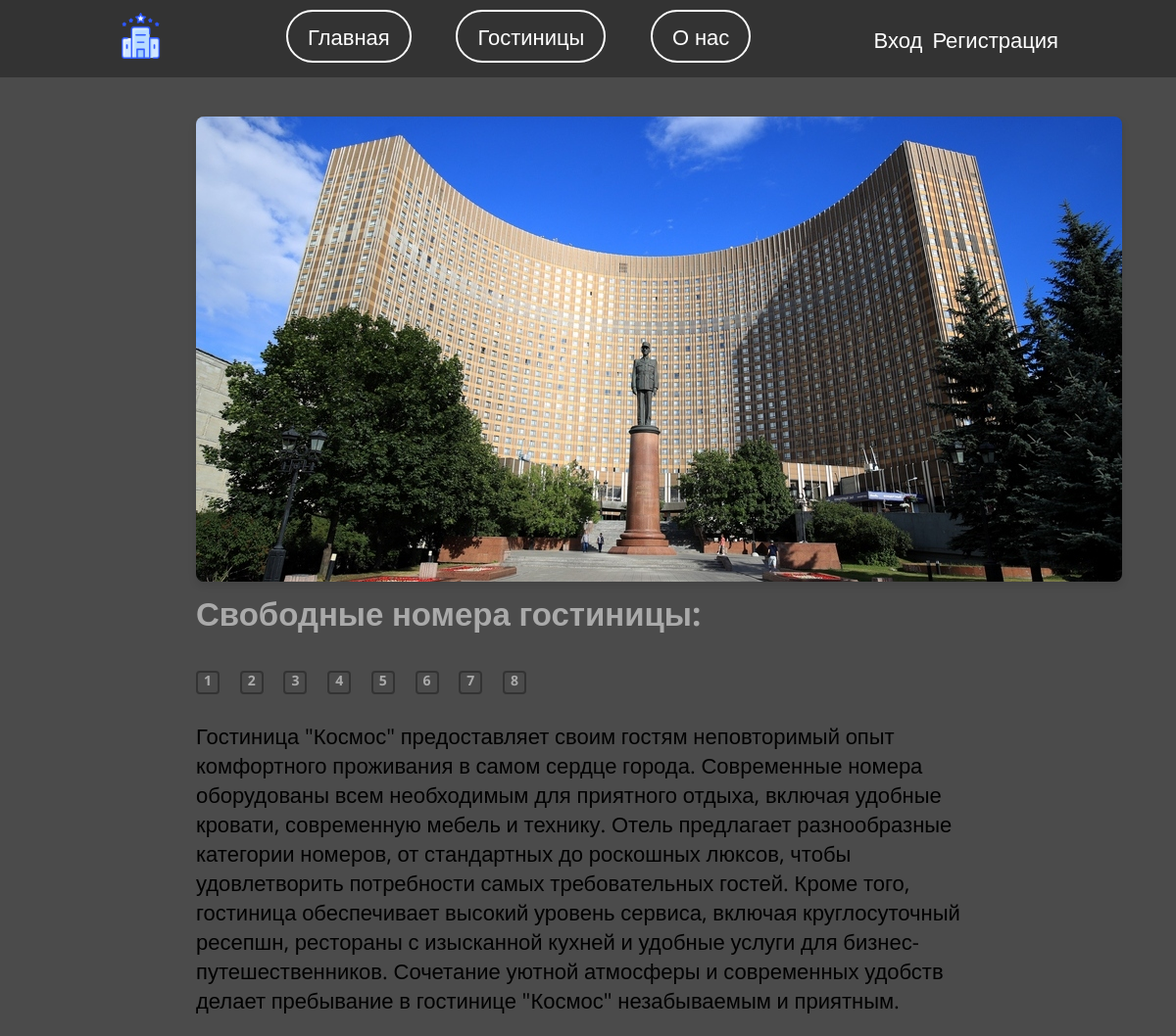
The page /catalog/kosmos/ on the database as committed earlier.
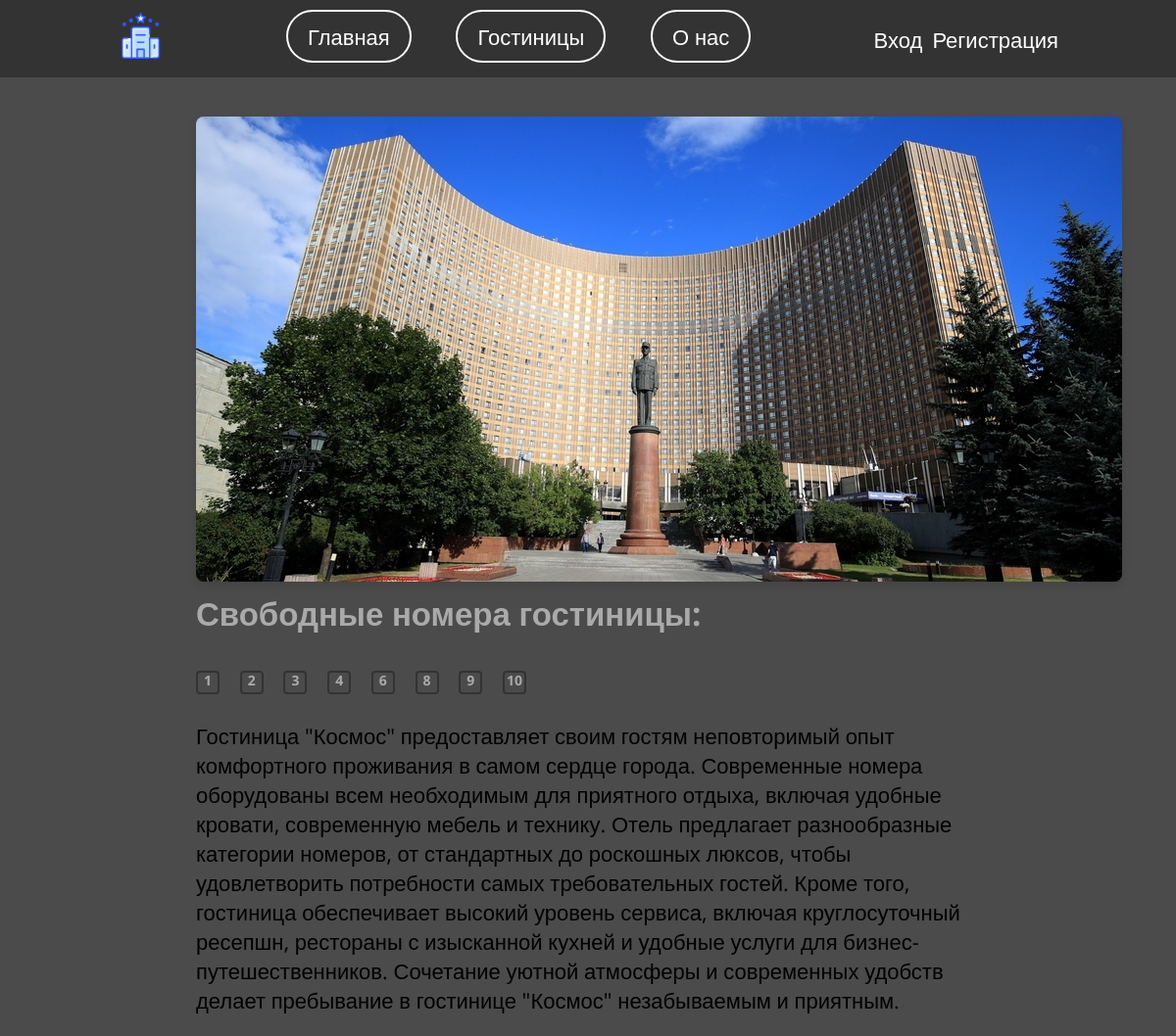
The same page on the database as committed later.
### gostinitsa/models.py (models this page shows, shortened)
class Room(models.Model):
    class Status(models.IntegerChoices):
        AVAILABLE = 1, 'Свободен'
        OCCUPIED = 0, 'Занят'
        INREQUEST = 2, 'В заявке на бронирование'
    hotel = models.ForeignKey(Gostinitsa, on_delete=models.CASCADE, verbose_name='Принадлежит гостинице')
    room_number = models.IntegerField(verbose_name='Номер комнаты')
    is_status = models.IntegerField(choices=Status.choices, default=Status.AVAILABLE, verbose_name='Статус')
    objects = models.Manager()
    status = StatusManager()
    class Meta:
        verbose_name = 'Комната'
        verbose_name_plural = 'Комнаты'
        ordering = ['room_number', 'hotel']
        unique_together = ['room_number', 'hotel']
        indexes = [models.Index(fields=['room_number'])]

### gostinitsa/views.py (the view)
# urls.py: path('catalog/<slug:slug>/', views.show_gostinitsa, name='gostinitsa'),
def show_gostinitsa(request, slug):
    hotel = get_object_or_404(Gostinitsa, slug=slug)
    rooms = Room.objects.filter(hotel=hotel, is_status=Room.Status.AVAILABLE)
    return render(request, 'gostinitsa/gos.html', {'hotel': hotel, 'rooms': rooms})

### gostinitsa/templates/gostinitsa/gos.html (shortened to what this page needs)
{% extends 'base.html' %}
{% block content %}
<div class="content-container">
  <h1>'</h1>
  {% if hotel.photo %}
  <p><img class="img-article-left" src="{{ hotel.photo.url }}" alt="{{ hotel.title }}"></p>
  {% endif %}
  <h2>Свободные номера гостиницы:</h2>
  <ul>
    {% for room in rooms %}
      <li>
        <a href="{% url 'show_room' hotel_id=hotel.id room_number=room.room_number %}" class="room-icon">{{ room.room_number }}</a>
      </li>
    {% endfor %}
  </ul>
  {{ hotel.content|linebreaks }}
</div>
{% endblock %}

Rows that differ between the two databases and show on the page:
no longer on this page (row edited): Room: room_number "5"
no longer on this page (row edited): Room: room_number "7"
added Room: room_number "9"
added Room: room_number "10"
